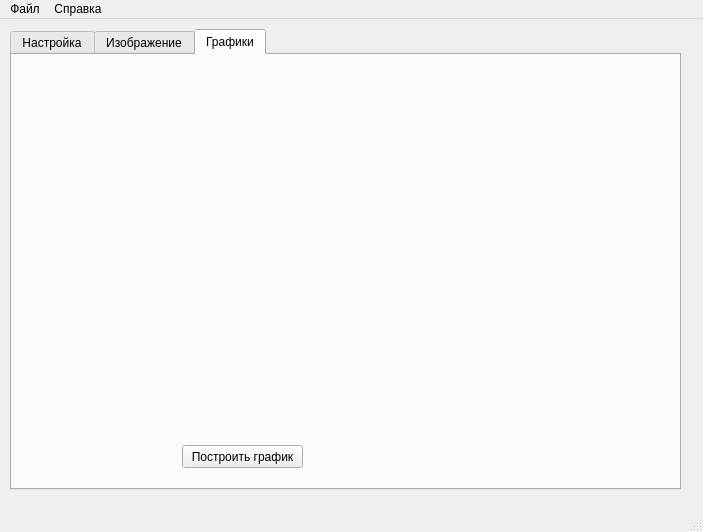
<?xml version="1.0" encoding="UTF-8"?>
<ui version="4.0">
 <class>MainWindow</class>
 <widget class="QMainWindow" name="MainWindow">
  <property name="geometry">
   <rect>
    <x>0</x>
    <y>0</y>
    <width>703</width>
    <height>532</height>
   </rect>
  </property>
  <property name="sizePolicy">
   <sizepolicy hsizetype="Preferred" vsizetype="Preferred">
    <horstretch>0</horstretch>
    <verstretch>0</verstretch>
   </sizepolicy>
  </property>
  <property name="windowTitle">
   <string>Visual Analysis</string>
  </property>
  <property name="windowIcon">
   <iconset>
    <normaloff>tester_arinc.ico</normaloff>tester_arinc.ico</iconset>
  </property>
  <widget class="QWidget" name="centralWidget">
   <widget class="QPushButton" name="BtnResetTester">
    <property name="geometry">
     <rect>
      <x>270</x>
      <y>280</y>
      <width>101</width>
      <height>23</height>
     </rect>
    </property>
    <property name="text">
     <string>Сброс тестера</string>
    </property>
   </widget>
   <widget class="QTabWidget" name="tabWidget">
    <property name="geometry">
     <rect>
      <x>10</x>
      <y>10</y>
      <width>671</width>
      <height>461</height>
     </rect>
    </property>
    <property name="tabPosition">
     <enum>QTabWidget::North</enum>
    </property>
    <property name="currentIndex">
     <number>2</number>
    </property>
    <property name="documentMode">
     <bool>false</bool>
    </property>
    <property name="tabsClosable">
     <bool>false</bool>
    </property>
    <property name="movable">
     <bool>true</bool>
    </property>
    <property name="tabBarAutoHide">
     <bool>false</bool>
    </property>
    <widget class="QWidget" name="tab">
     <attribute name="title">
      <string>Настройка</string>
     </attribute>
     <widget class="QGroupBox" name="groupBox_3">
      <property name="geometry">
       <rect>
        <x>40</x>
        <y>30</y>
        <width>501</width>
        <height>351</height>
       </rect>
      </property>
      <property name="font">
       <font>
        <pointsize>15</pointsize>
       </font>
      </property>
      <property name="title">
       <string>ЗОНЫ КОНТРОЛЯ</string>
      </property>
     </widget>
    </widget>
    <widget class="QWidget" name="tab_2">
     <attribute name="title">
      <string>Изображение</string>
     </attribute>
     <widget class="QLabel" name="label_2">
      <property name="geometry">
       <rect>
        <x>330</x>
        <y>60</y>
        <width>221</width>
        <height>161</height>
       </rect>
      </property>
      <property name="text">
       <string/>
      </property>
     </widget>
     <widget class="QGroupBox" name="groupBox_2">
      <property name="geometry">
       <rect>
        <x>310</x>
        <y>50</y>
        <width>281</width>
        <height>251</height>
       </rect>
      </property>
      <property name="title">
       <string/>
      </property>
      <widget class="QLabel" name="label_5">
       <property name="geometry">
        <rect>
         <x>0</x>
         <y>10</y>
         <width>271</width>
         <height>241</height>
        </rect>
       </property>
       <property name="text">
        <string/>
       </property>
      </widget>
     </widget>
     <widget class="QLabel" name="label_3">
      <property name="geometry">
       <rect>
        <x>40</x>
        <y>300</y>
        <width>241</width>
        <height>71</height>
       </rect>
      </property>
      <property name="text">
       <string>&lt;html&gt;&lt;head/&gt;&lt;body&gt;&lt;p align=&quot;center&quot;&gt;&lt;span style=&quot; font-size:11pt;&quot;&gt;Эталонное изображение&lt;/span&gt;&lt;/p&gt;&lt;p align=&quot;center&quot;&gt;&lt;span style=&quot; font-size:11pt; font-weight:600;&quot;&gt;31.12.2016 17:00&lt;/span&gt;&lt;/p&gt;&lt;/body&gt;&lt;/html&gt;</string>
      </property>
     </widget>
     <widget class="QLabel" name="label_4">
      <property name="geometry">
       <rect>
        <x>340</x>
        <y>300</y>
        <width>211</width>
        <height>71</height>
       </rect>
      </property>
      <property name="text">
       <string>&lt;html&gt;&lt;head/&gt;&lt;body&gt;&lt;p align=&quot;center&quot;&gt;&lt;span style=&quot; font-size:11pt;&quot;&gt;Текущее изображение&lt;/span&gt;&lt;/p&gt;&lt;p align=&quot;center&quot;&gt;&lt;span style=&quot; font-size:11pt; font-weight:600;&quot;&gt;02.01.2017 17:00&lt;/span&gt;&lt;/p&gt;&lt;/body&gt;&lt;/html&gt;</string>
      </property>
     </widget>
     <widget class="QGroupBox" name="groupBox">
      <property name="geometry">
       <rect>
        <x>23</x>
        <y>48</y>
        <width>281</width>
        <height>251</height>
       </rect>
      </property>
      <property name="title">
       <string/>
      </property>
      <widget class="QLabel" name="label">
       <property name="geometry">
        <rect>
         <x>2</x>
         <y>5</y>
         <width>271</width>
         <height>241</height>
        </rect>
       </property>
       <property name="text">
        <string/>
       </property>
      </widget>
     </widget>
    </widget>
    <widget class="QWidget" name="tab_3">
     <attribute name="title">
      <string>Графики</string>
     </attribute>
     <widget class="QPushButton" name="BtnCreatePlot">
      <property name="geometry">
       <rect>
        <x>170</x>
        <y>390</y>
        <width>121</width>
        <height>23</height>
       </rect>
      </property>
      <property name="text">
       <string>Построить график</string>
      </property>
     </widget>
     <widget class="QWidget" name="gridLayoutWidget">
      <property name="geometry">
       <rect>
        <x>10</x>
        <y>10</y>
        <width>521</width>
        <height>371</height>
       </rect>
      </property>
      <layout class="QGridLayout" name="gridLayout"/>
     </widget>
    </widget>
   </widget>
   <widget class="QPushButton" name="read_btn">
    <property name="geometry">
     <rect>
      <x>300</x>
      <y>230</y>
      <width>101</width>
      <height>23</height>
     </rect>
    </property>
    <property name="text">
     <string>Чтение канала</string>
    </property>
    <property name="checkable">
     <bool>true</bool>
    </property>
   </widget>
   <widget class="QPushButton" name="pushButton_2">
    <property name="geometry">
     <rect>
      <x>300</x>
      <y>190</y>
      <width>75</width>
      <height>23</height>
     </rect>
    </property>
    <property name="text">
     <string>Прочитать</string>
    </property>
   </widget>
   <zorder>pushButton_2</zorder>
   <zorder>read_btn</zorder>
   <zorder>BtnResetTester</zorder>
   <zorder>tabWidget</zorder>
  </widget>
  <widget class="QMenuBar" name="menuBar">
   <property name="geometry">
    <rect>
     <x>0</x>
     <y>0</y>
     <width>703</width>
     <height>26</height>
    </rect>
   </property>
   <widget class="QMenu" name="menuGf">
    <property name="title">
     <string>Файл</string>
    </property>
    <addaction name="action"/>
    <addaction name="action_2"/>
   </widget>
   <widget class="QMenu" name="menu">
    <property name="title">
     <string>Справка</string>
    </property>
   </widget>
   <addaction name="menuGf"/>
   <addaction name="menu"/>
  </widget>
  <widget class="QStatusBar" name="statusBar"/>
  <action name="action">
   <property name="text">
    <string>вапвпвапвп</string>
   </property>
  </action>
  <action name="action_2">
   <property name="text">
    <string>орпопо</string>
   </property>
  </action>
 </widget>
 <layoutdefault spacing="6" margin="11"/>
 <resources/>
 <connections/>
</ui>
